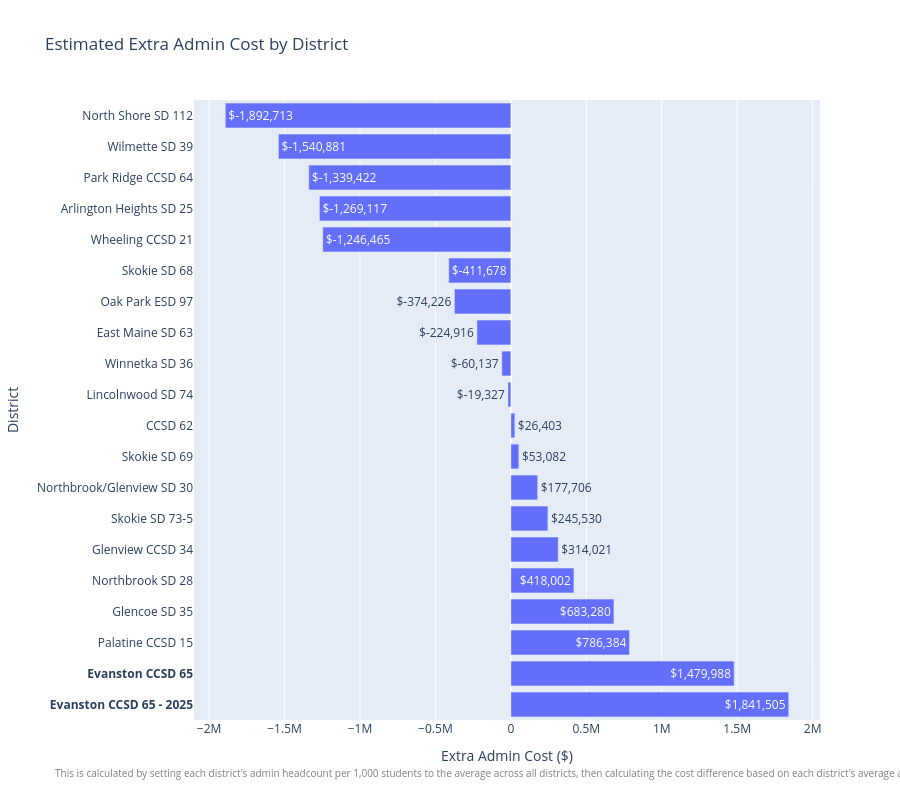

Write notebook code for a chart like this one.
### Code cell
# Calculate extra Admin cost based on average headcount per 1k students across all districts multiplied by the admin salary per district
admin_avg_headcount_per_1000 = admin_data['headcount_per_1000_students'].mean()

# Extra admins per 1000 students times their avg salary times enrollment scale
admin_data['extra_admin_cost'] = (
    (admin_data['headcount_per_1000_students'] - admin_avg_headcount_per_1000) * 
    admin_data['avg_salary'] * 
    (admin_data['enrollment'] / 1000)
)
admin_data['extra_admin_cost'] = admin_data['extra_admin_cost'].round(2)
admin_data = admin_data.sort_values('extra_admin_cost', ascending=False)

# Plot Extra Admin Cost by District
# Make Evanston label bold
y_labels = ['<b>' + district + '</b>' if district == 'Evanston CCSD 65' or district == 'Evanston CCSD 65 - 2025' else district 
            for district in admin_data['District']]

fig = go.Figure()

fig.add_trace(go.Bar(
    x=admin_data['extra_admin_cost'],
    y=y_labels,
    orientation='h',
    text=admin_data['extra_admin_cost'].apply(lambda x: f'${x:,.0f}'),
    textposition='auto'
))

fig.update_layout(
    title='Estimated Extra Admin Cost by District',
    xaxis_title='Extra Admin Cost ($)',
    yaxis_title='District',
    height=800,
    annotations=[
        dict(
            text="This is calculated by setting each district's admin headcount per 1,000 students to the average across all districts, then calculating the cost difference based on each district's average admin salary.",
            xref="paper", yref="paper",
            x=0.5, y=-0.1,
            showarrow=False,
            xanchor='center',
            font=dict(size=10, color="gray")
        )
    ]
)

fig.show()

### Figure 1 — Plotly figure (JSON) as saved in the notebook; plotly's stock layout.template omitted (floating-point values rounded to 4 significant figures)
{"data": [{"orientation": "h", "text": ["$1,841,505", "$1,479,988", "$786,384", "$683,280", "$418,002", "$314,021", "$245,530", "$177,706", "$53,082", "$26,403", "$-19,327", "$-60,137", "$-224,916", "$-374,226", "$-411,678", "$-1,246,465", "$-1,269,117", "$-1,339,422", "$-1,540,881", "$-1,892,713"], "textposition": "auto", "type": "bar", "x": [1842000.0, 1480000.0, 786400.0, 683300.0, 418000.0, 314000.0, 245500.0, 177700.0, 53080.0, 26400.0, -19330.0, -60140.0, -224900.0, -374200.0, -411700.0, -1246000.0, -1269000.0, -1339000.0, -1541000.0, -1893000.0], "y": ["<b>Evanston CCSD 65 - 2025</b>", "<b>Evanston CCSD 65</b>", "Palatine CCSD 15", "Glencoe SD 35", "Northbrook SD 28", "Glenview CCSD 34", "Skokie SD 73-5", "Northbrook/Glenview SD 30", "Skokie SD 69", "CCSD 62", "Lincolnwood SD 74", "Winnetka SD 36", "East Maine SD 63", "Oak Park ESD 97", "Skokie SD 68", "Wheeling CCSD 21", "Arlington Heights SD 25", "Park Ridge CCSD 64", "Wilmette SD 39", "North Shore SD 112"]}], "layout": {"annotations": [{"font": {"color": "gray", "size": 10}, "showarrow": false, "text": "This is calculated by setting each district's admin headcount per 1,000 students to the average across all districts, then calculating the cost difference based on each district's average admin salary.", "x": 0.5, "xanchor": "center", "xref": "paper", "y": -0.1, "yref": "paper"}], "height": 800, "title": {"text": "Estimated Extra Admin Cost by District"}, "xaxis": {"title": {"text": "Extra Admin Cost ($)"}}, "yaxis": {"title": {"text": "District"}}}}
